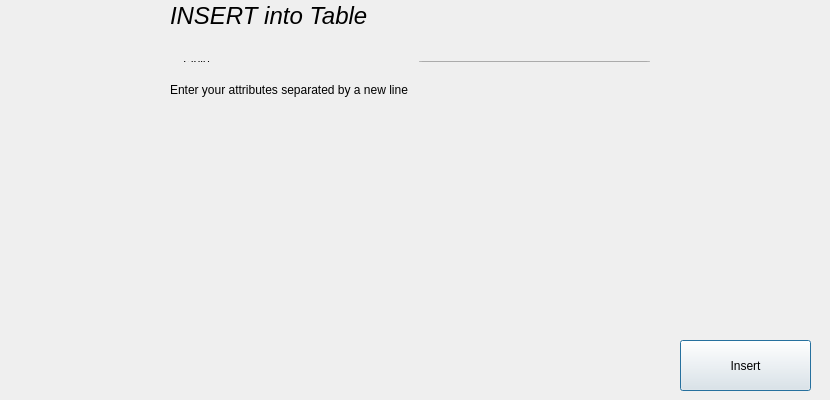
<?xml version="1.0" encoding="UTF-8"?>
<ui version="4.0">
 <class>InsertPageClass</class>
 <widget class="QDialog" name="InsertPageClass">
  <property name="geometry">
   <rect>
    <x>0</x>
    <y>0</y>
    <width>830</width>
    <height>400</height>
   </rect>
  </property>
  <property name="windowTitle">
   <string>InsertPage</string>
  </property>
  <widget class="QPushButton" name="insertButton">
   <property name="geometry">
    <rect>
     <x>680</x>
     <y>340</y>
     <width>131</width>
     <height>51</height>
    </rect>
   </property>
   <property name="text">
    <string>Insert</string>
   </property>
   <property name="Color" stdset="0">
    <color>
     <red>75</red>
     <green>107</green>
     <blue>154</blue>
    </color>
   </property>
  </widget>
  <widget class="QWidget" name="verticalLayoutWidget">
   <property name="geometry">
    <rect>
     <x>170</x>
     <y>100</y>
     <width>491</width>
     <height>211</height>
    </rect>
   </property>
   <layout class="QVBoxLayout" name="vertLayout" stretch="0">
    <item>
     <spacer name="verticalSpacer">
      <property name="orientation">
       <enum>Qt::Vertical</enum>
      </property>
      <property name="sizeHint" stdset="0">
       <size>
        <width>20</width>
        <height>40</height>
       </size>
      </property>
     </spacer>
    </item>
   </layout>
  </widget>
  <widget class="QLabel" name="titleLabel">
   <property name="geometry">
    <rect>
     <x>170</x>
     <y>0</y>
     <width>241</width>
     <height>31</height>
    </rect>
   </property>
   <property name="font">
    <font>
     <pointsize>18</pointsize>
     <italic>true</italic>
    </font>
   </property>
   <property name="text">
    <string>INSERT into Table</string>
   </property>
  </widget>
  <widget class="QWidget" name="horizontalLayoutWidget">
   <property name="geometry">
    <rect>
     <x>170</x>
     <y>50</y>
     <width>491</width>
     <height>23</height>
    </rect>
   </property>
   <layout class="QHBoxLayout" name="horizontalLayout">
    <item>
     <widget class="QLabel" name="tableLabel">
      <property name="text">
       <string>Table</string>
      </property>
     </widget>
    </item>
    <item>
     <widget class="QComboBox" name="tableDropdown"/>
    </item>
   </layout>
  </widget>
  <widget class="QLabel" name="label_2">
   <property name="geometry">
    <rect>
     <x>170</x>
     <y>80</y>
     <width>489</width>
     <height>20</height>
    </rect>
   </property>
   <property name="text">
    <string>Enter your attributes separated by a new line</string>
   </property>
  </widget>
 </widget>
 <layoutdefault spacing="6" margin="11"/>
 <resources/>
 <connections/>
</ui>
